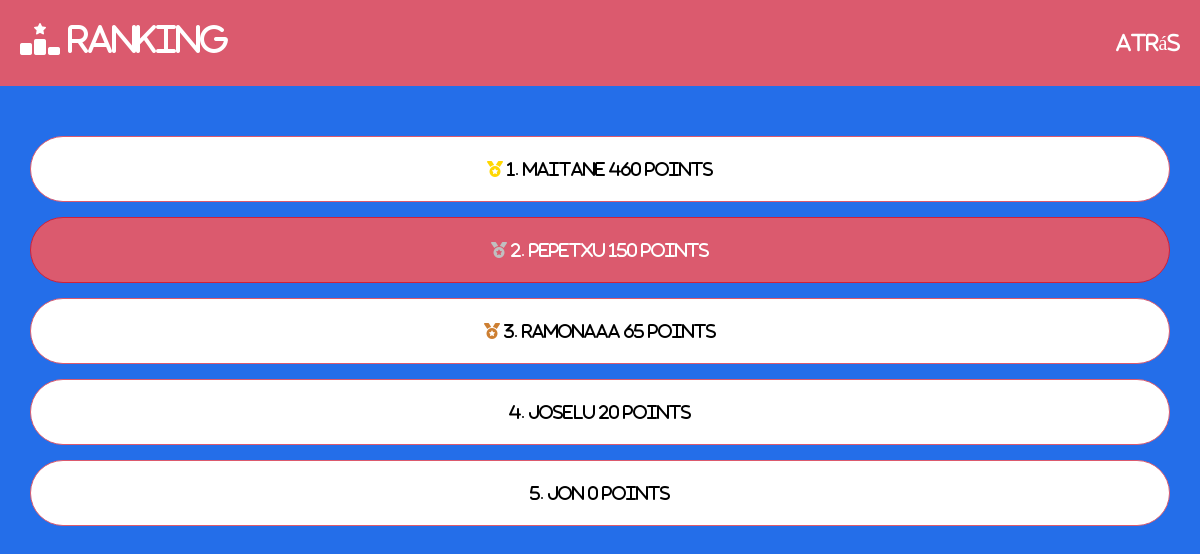
Page /game/ranking (signed in) on the earlier database version.
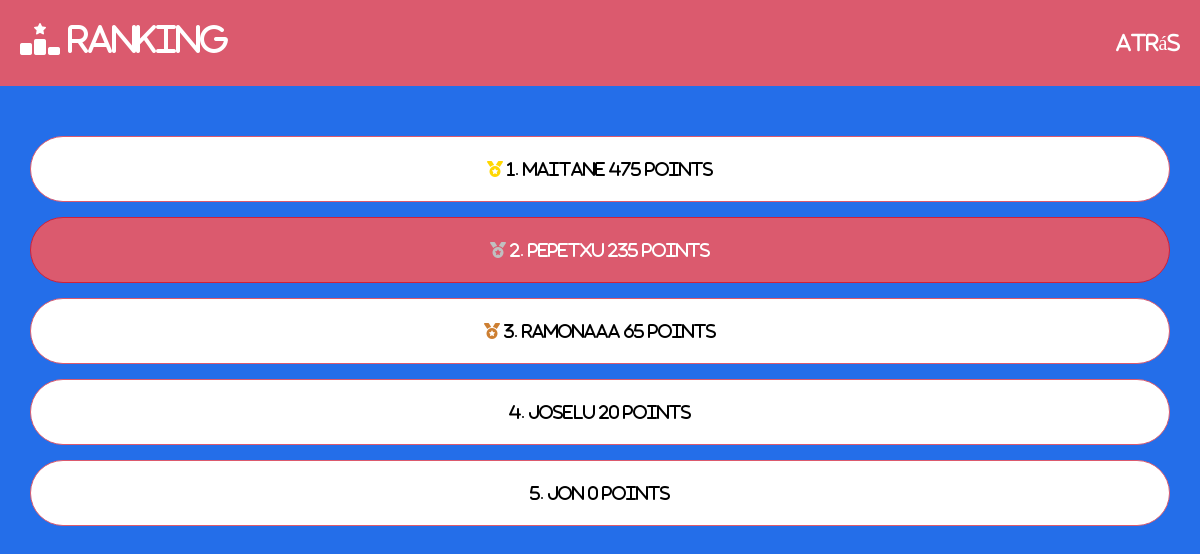
Same page on the later database version.
### user/models.py (models this page shows, shortened)
class Ranking(models.Model):
    user = models.OneToOneField(User, on_delete=models.CASCADE)
    points=models.IntegerField()
    learnts=models.ManyToManyField(Term,through='Learnt')

### game/views.py (the view)
# urls.py: path('game/ranking',views.ranking,name='ranking'),
@login_required(login_url="/login")
def ranking(request):
    erabiltzaileak = Ranking.objects.all().annotate(rank=Window(
    expression=RowNumber(),order_by=F("points").desc())).order_by('-points')
    return render(request, 'ranking.html', {'users': erabiltzaileak})

### game/templates/ranking.html (shortened to what this page needs)
{% extends "base.html" %}
{% load static %}
{% block content %}
<nav class="navbar navbar-expand-lg navbar-dark">
    <h2><i class="fa-solid fa-ranking-star"></i> Ranking</h2>
    <div class="collapse navbar-collapse" id="navbarSupportedContent">
        <ul class="navbar-nav ml-auto">
            <li class="nav-item">
                <a href="{% url 'game' %}"><h5 class="m-0">Atrás</h5></a>
              </li>
        </ul>
    </div>
</nav>
<div class="games_container container">
    {% for use in users %}
        {% if use.rank == 1 %}
            {% if use.user == user %}
                <div class="user logged_user">
            {% else %}
                <div class="user non_logged_user">
            {% endif %}
                    <p><i class="fa-solid fa-medal gold"></i> {{ use.rank }}. {{use.user.username}} {{use.points}} points</p>
                </div>
        {% elif use.rank == 2 %}
            {% if use.user == user %}
                <div class="user logged_user">
            {% else %}
                <div class="user non_logged_user">
            {% endif %}
                    <p><i class="fa-solid fa-medal silver"></i> {{ use.rank }}. {{use.user.username}} {{use.points}} points</p>
                </div>
        {% elif use.rank == 3 %}
            {% if use.user == user %}
                <div class="user logged_user">
            {% else %}
                <div class="user non_logged_user">
            {% endif %}
                    <p><i class="fa-solid fa-medal bronze"></i> {{ use.rank }}. {{use.user.username}} {{use.points}} points</p>
                </div>
        {% else %}
            {% if use.user == user %}
                <div class="user logged_user">
            {% else %}
                <div class="user non_logged_user">
            {% endif %}
                    <p>{{ use.rank }}. {{use.user.username}} {{use.points}} points</p>
                </div>
        {% endif %}
    {% endfor %}
</div>
{% endblock content %}

### user/templates/base.html (shortened to what this page needs)
{% load static %}
<!DOCTYPE html>
<html lang="en">
  <head>
    {% load bootstrap4 %} {% bootstrap_css %}
    <link rel="stylesheet" href="{% static 'css/styles.css' %}" />
  </head>
  <body>
    {% block content %}
    {% endblock content %}
  </body>
</html>

### user/static/css/styles.css (style rules this page uses)
* { color: white; font-family: Montagu Slab, FontAwesome; }
body { background-color: #246ee9; }
.games_container { text-align: center; margin-top: 50px; padding: 0 !important; }
nav { background-color: #db5a6e !important; padding: 20px !important; }
nav a { color: white; }
.user { border: 1px solid white; padding: 10px; border-radius: 40px; margin: 15px 0px; }
.user p { margin: 10px; }
.logged_user { background-color: #db5a6e; border-color: #d0203a; }
.non_logged_user { background-color: white; border-color: #db5a6e; }
.non_logged_user p { color: black !important; }
.gold { color: gold; }
.silver { color: silver; }
.bronze { color: #cd7f32; }

Differences in the rows shown:
changed Ranking "maitane": points "460" → "475"
changed Ranking "Pepetxu": points "150" → "235"
